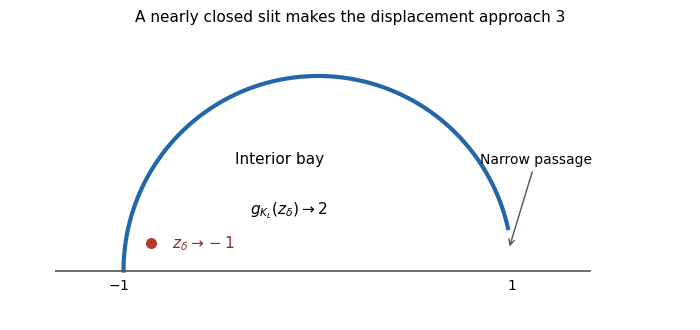

Generate this figure with Python:
"""Illustrate the sharp hull-displacement example. Python 3.14, matplotlib 3.10.7.

Run in the intended output directory. Only the PNG output uses the current cwd.
"""
from pathlib import Path
import numpy as np
import matplotlib
matplotlib.use('Agg')
import matplotlib.pyplot as plt

fig,ax=plt.subplots(figsize=(7,3.3),dpi=100,facecolor='white')
theta=np.linspace(.22,np.pi,500)
ax.plot(np.cos(theta),np.sin(theta),color='#2467a9',lw=3,label=r'$K_L$: semicircular slit')
ax.plot([-1.35,1.4],[0,0],color='#545454',lw=1.2)
ax.scatter([-.86],[.14],s=48,color='#ba392f',zorder=4)
ax.text(-.75,.14,r'$z_\delta\to-1$',color='#922b23',fontsize=11,va='center')
ax.text(-1.08,-.10,r'$-1$',fontsize=10)
ax.text(.97,-.10,r'$1$',fontsize=10)
ax.text(-.20,.55,'Interior bay',fontsize=11,ha='center')
ax.annotate('Narrow passage',xy=(.98,.11),xytext=(1.12,.55),fontsize=10,
            ha='center',arrowprops={'arrowstyle':'->','color':'#545454'})
ax.text(-.15,.29,r'$g_{K_L}(z_\delta)\to2$',fontsize=11,ha='center')
ax.set(xlim=(-1.35,1.75),ylim=(-.17,1.17),aspect='equal')
ax.axis('off')
fig.suptitle('A nearly closed slit makes the displacement approach 3',fontsize=11,y=.97)
fig.subplots_adjust(left=.035,right=.985,bottom=.08,top=.87)
fig.savefig(Path.cwd()/(Path(__file__).stem+'.png'),dpi=100,facecolor='white',transparent=False)
plt.close(fig)
